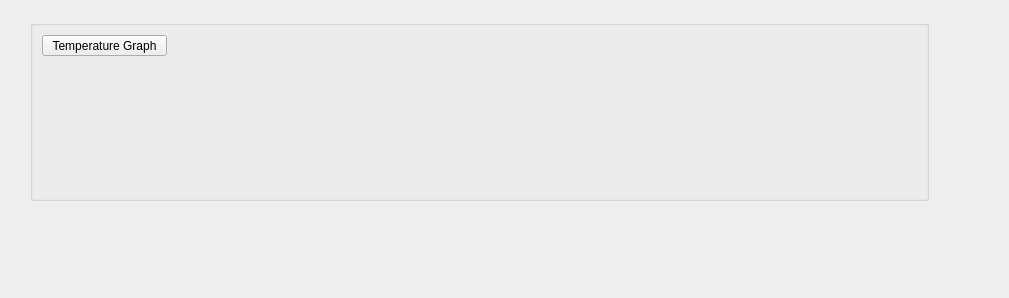
<?xml version="1.0" encoding="UTF-8"?>
<ui version="4.0">
 <class>Form</class>
 <widget class="QWidget" name="Form">
  <property name="geometry">
   <rect>
    <x>0</x>
    <y>0</y>
    <width>1009</width>
    <height>298</height>
   </rect>
  </property>
  <property name="windowTitle">
   <string>Form</string>
  </property>
  <widget class="QGroupBox" name="graph_box">
   <property name="geometry">
    <rect>
     <x>30</x>
     <y>20</y>
     <width>899</width>
     <height>181</height>
    </rect>
   </property>
   <layout class="QVBoxLayout" name="verticalLayout">
    <property name="spacing">
     <number>0</number>
    </property>
    <item>
     <widget class="QPushButton" name="temp_graph">
      <property name="maximumSize">
       <size>
        <width>125</width>
        <height>21</height>
       </size>
      </property>
      <property name="font">
       <font>
        <underline>false</underline>
       </font>
      </property>
      <property name="text">
       <string>Temperature Graph</string>
      </property>
     </widget>
    </item>
    <item>
     <widget class="PlotWidget" name="graph_widget" native="true">
      <property name="sizePolicy">
       <sizepolicy hsizetype="Preferred" vsizetype="Expanding">
        <horstretch>0</horstretch>
        <verstretch>0</verstretch>
       </sizepolicy>
      </property>
      <property name="minimumSize">
       <size>
        <width>90</width>
        <height>0</height>
       </size>
      </property>
     </widget>
    </item>
   </layout>
  </widget>
 </widget>
 <customwidgets>
  <customwidget>
   <class>PlotWidget</class>
   <extends>QWidget</extends>
   <header>pyqtgraph</header>
   <container>1</container>
  </customwidget>
 </customwidgets>
 <resources/>
 <connections/>
</ui>
